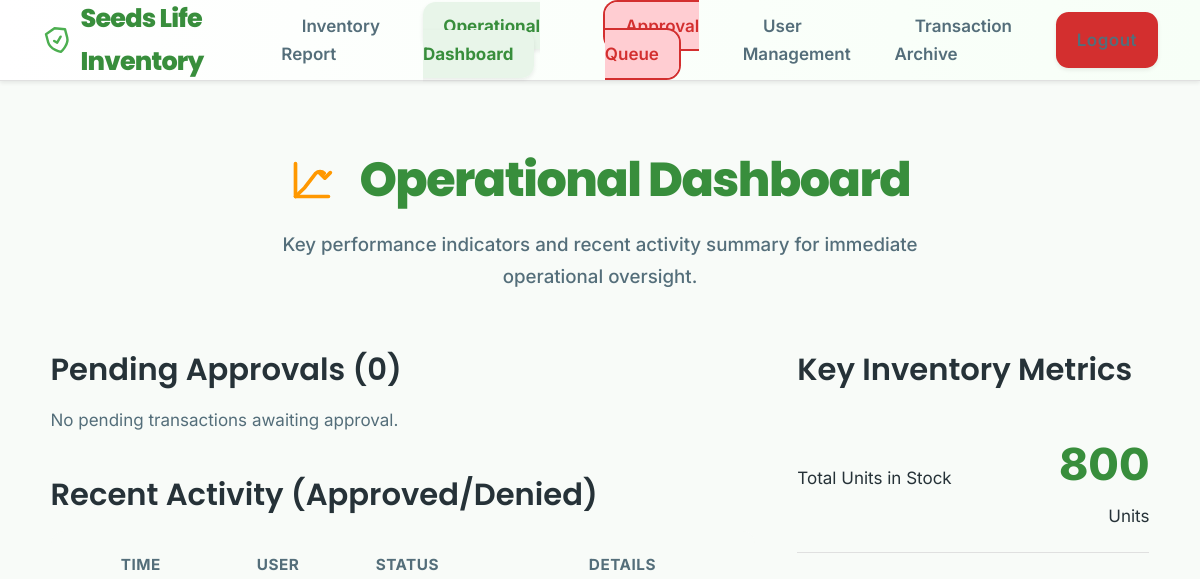
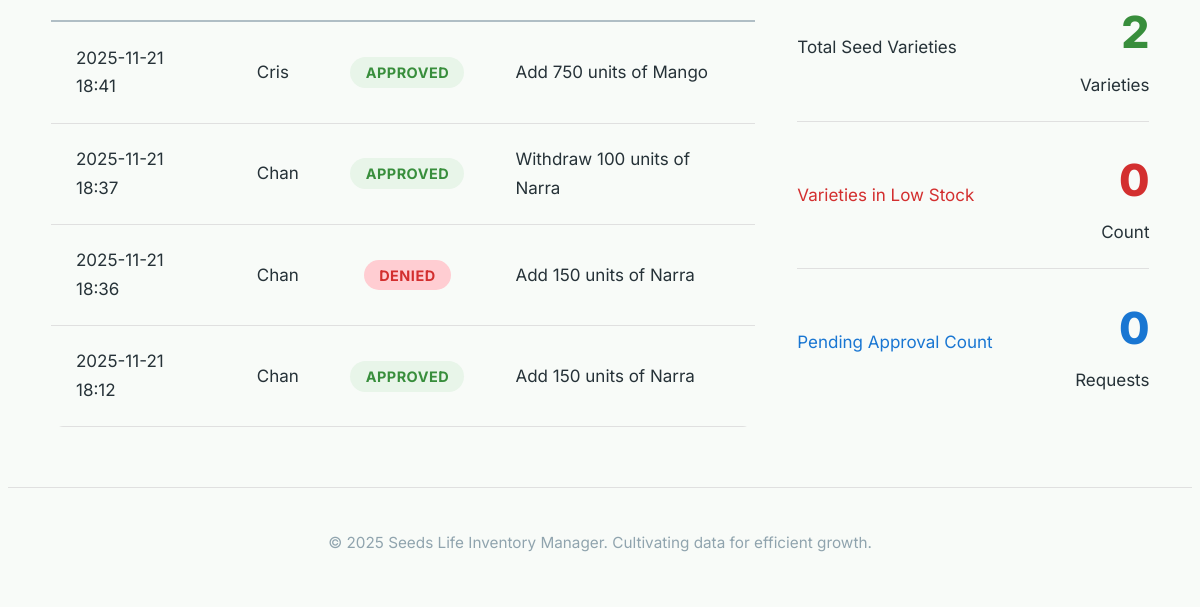
Page /status_overview (signed in) on the earlier database version (2 pictures, top to bottom).
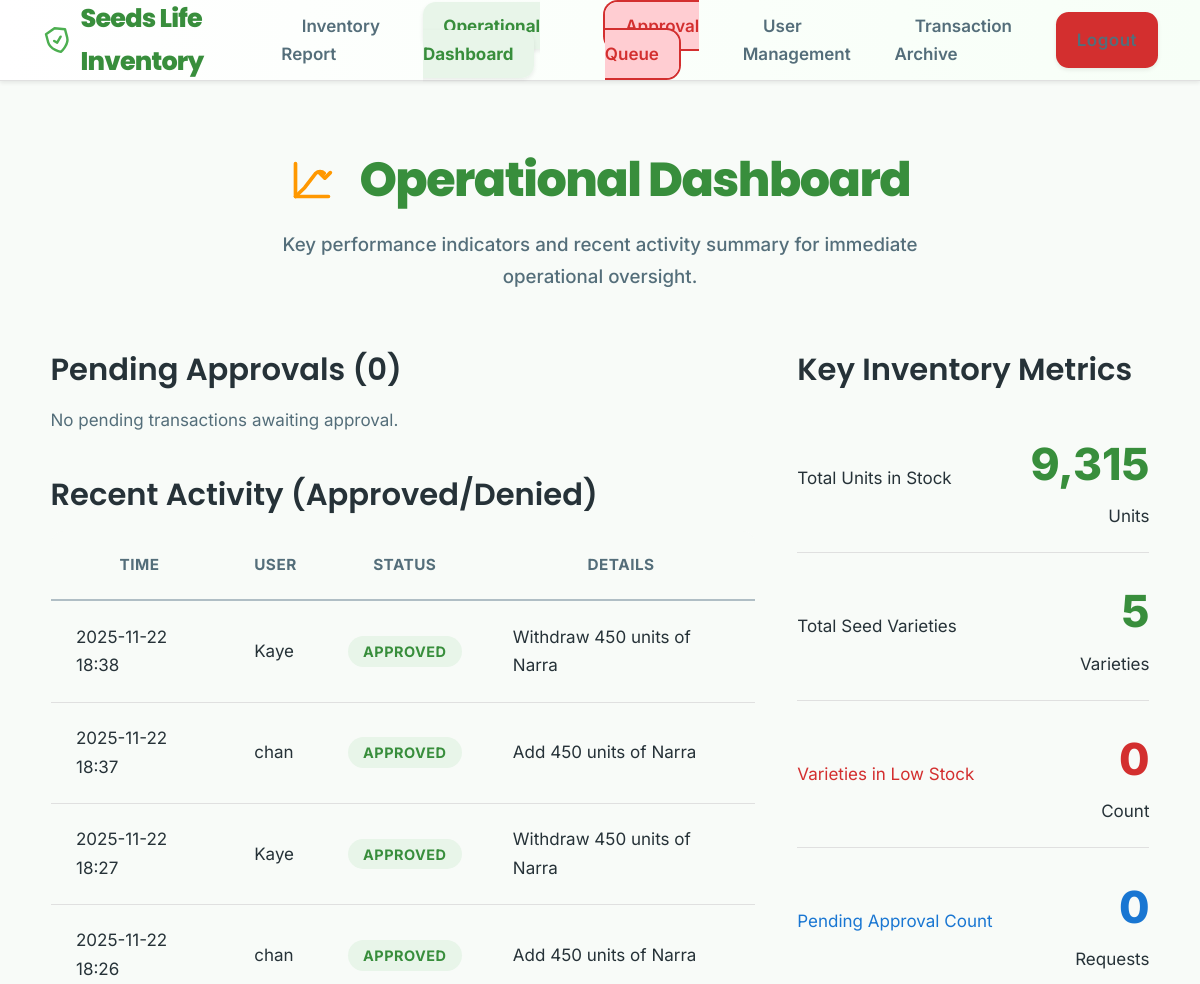
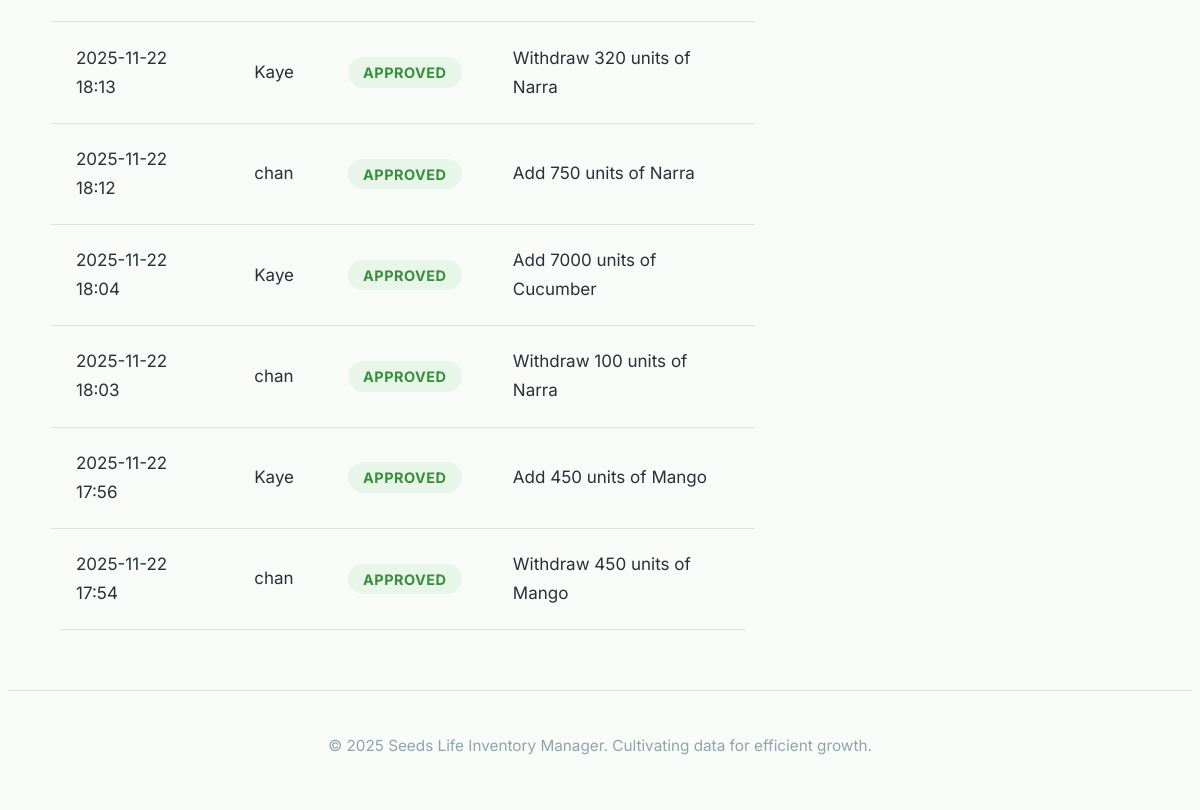
Same page on the later database version (2 pictures, top to bottom).
### app.py (models this page shows)
class Transaction(db.Model):
    id = db.Column(db.Integer, primary_key=True)
    user_id = db.Column(db.Integer, db.ForeignKey('user.id'), nullable=False)
    user = db.relationship('User', backref=db.backref('transactions', lazy=True))
    transaction_type = db.Column(db.String(10), nullable=False)  # 'Add' or 'Withdraw'
    seed_name = db.Column(db.String(100), nullable=False)
    seed_type = db.Column(db.String(100))
    quantity = db.Column(db.Integer, nullable=False)
    reason = db.Column(db.String(255))
    status = db.Column(db.String(20), default='Pending')  # 'Pending', 'Approved', 'Denied'
    created_at = db.Column(db.DateTime, default=datetime.utcnow)
    seed_image_b64 = db.Column(db.Text, nullable=True)

class User(db.Model):
    id = db.Column(db.Integer, primary_key=True)
    username = db.Column(db.String(50), unique=True, nullable=False)
    password = db.Column(db.String(100), nullable=False)
    role = db.Column(db.String(10), default='Staff')

### app.py (the view)
@app.route('/status_overview')
@login_required
def status_overview():
    total_seeds_in_inventory = Seed.query.count()
    low_stock_count = Seed.query.filter_by(status='Low Stock').count()
    total_quantity = db.session.query(db.func.sum(Seed.quantity)).scalar() or 0
    pending_transactions = Transaction.query.filter_by(status='Pending').order_by(Transaction.created_at.asc()).all()
    pending_count = len(pending_transactions)
    recent_activity = Transaction.query.filter(Transaction.status.in_(['Approved', 'Denied'])).order_by(
        Transaction.created_at.desc()).limit(10).all()
    return render_template('status_overview.html',
                           total_quantity=total_quantity,
                           pending_count=pending_count,
                           low_stock_count=low_stock_count,
                           total_seeds_in_inventory=total_seeds_in_inventory,
                           pending_transactions=pending_transactions,
                           recent_activity=recent_activity,
                           user_role=session.get('role'))

### app.py (called while the page is built)
def login_required(f):
    @wraps(f)
    def decorated_function(*args, **kwargs):
        if 'user_id' not in session:
            flash('You must be logged in to access this page.', 'warning')
            return redirect(url_for('login'))
        return f(*args, **kwargs)
    return decorated_function

@app.context_processor
def inject_global_data():
    current_year = datetime.utcnow().year
    pending_count = 0
    if 'user_id' in session and session.get('role') == 'Admin':
        pending_count = Transaction.query.filter_by(status='Pending').count()
    return {
        'now': datetime.now,
        'current_year': current_year,
        'pending_approvals_count': pending_count
    }

### templates/status_overview.html (shortened to what the changed rows need)
{% extends "base.html" %}
{% block content %}
<div class="dashboard-grid">
    <div>
        <div class="dashboard-summary-card">
            {% if recent_activity %}
                <table class="data-table">
                    <thead>
                        <tr>
                            <th>Time</th>
                            <th>User</th>
                            <th class="align-center">Status</th>
                            <th>Details</th>
                        </tr>
                    </thead>
                    <tbody>
                        {% for t in recent_activity %}
                        <tr>
                            <td>{{ t.created_at.strftime('%Y-%m-%d %H:%M') }}</td>
                            <td>{{ t.user.username }}</td>
                            <td class="align-center">
                                <span class="status-tag status-{{ t.status | lower }}">{{ t.status }}</span>
                            </td>
                            <td>{{ t.transaction_type }} {{ t.quantity }} units of {{ t.seed_name }}</td>
                        </tr>
                        {% endfor %}
                    </tbody>
                </table>
            {% else %}
                <p class="align-center" style="color: var(--color-text-medium);">No recent approved or denied activity.</p>
            {% endif %}
        </div>
    </div>
    <div class="dashboard-summary-card">
        <div class="metric-tile">
            <div class="metric-value">
                <strong>{{ "{:,.0f}".format(total_quantity) }}</strong>
                <span>Units</span>
            </div>
        </div>
        <div class="metric-tile">
            <div class="metric-value">
                <strong>{{ total_seeds_in_inventory }}</strong>
                <span>Varieties</span>
            </div>
        </div>
    </div>
</div>
{% endblock %}

Differences in the rows shown:
no longer on this page (row edited): Transaction: created_at "2025-11-21 18:41", user.username "Cris", status "APPROVED", transaction_type "Add", quantity "750", seed_name "Mango"
no longer on this page (row edited): Transaction: created_at "2025-11-21 18:37", user.username "Chan", status "APPROVED", transaction_type "Withdraw", quantity "100", seed_name "Narra"
no longer on this page (row edited): Transaction: created_at "2025-11-21 18:36", user.username "Chan", status "DENIED", transaction_type "Add", quantity "150", seed_name "Narra"
no longer on this page (row edited): Transaction: created_at "2025-11-21 18:12", user.username "Chan", status "APPROVED", transaction_type "Add", quantity "150", seed_name "Narra"
added Transaction: created_at "2025-11-22 18:38", user.username "Kaye", status "APPROVED", transaction_type "Withdraw", quantity "450", seed_name "Narra"
added Transaction: created_at "2025-11-22 18:37", user.username "chan", status "APPROVED", transaction_type "Add", quantity "450", seed_name "Narra"
added Transaction: created_at "2025-11-22 18:27", user.username "Kaye", status "APPROVED", transaction_type "Withdraw", quantity "450", seed_name "Narra"
added Transaction: created_at "2025-11-22 18:26", user.username "chan", status "APPROVED", transaction_type "Add", quantity "450", seed_name "Narra"
added Transaction: created_at "2025-11-22 18:13", user.username "Kaye", status "APPROVED", transaction_type "Withdraw", quantity "320", seed_name "Narra"
added Transaction: created_at "2025-11-22 18:12", user.username "chan", status "APPROVED", transaction_type "Add", quantity "750", seed_name "Narra"
added Transaction: created_at "2025-11-22 18:04", user.username "Kaye", status "APPROVED", transaction_type "Add", quantity "7000", seed_name "Cucumber"
added Transaction: created_at "2025-11-22 18:03", user.username "chan", status "APPROVED", transaction_type "Withdraw", quantity "100", seed_name "Narra"
added Transaction: created_at "2025-11-22 17:56", user.username "Kaye", status "APPROVED", transaction_type "Add", quantity "450", seed_name "Mango"
added Transaction: created_at "2025-11-22 17:54", user.username "chan", status "APPROVED", transaction_type "Withdraw", quantity "450", seed_name "Mango"
Other differences:
{{ "{:,.0f}".format(total_quantity) }}: "800" → "9,315"
{{ total_seeds_in_inventory }}: "2" → "5"
